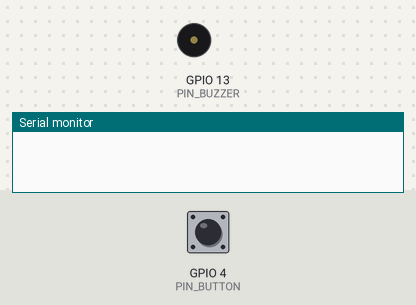
This sketch was run on a simulated ESP32. Parts: buzzer (waves = sounding), the last lines printed to the serial monitor. The test bench sets the inputs (shaded band); at power-on: GPIO 4 (PIN_BUTTON) HIGH.

Above: at 1.2 s.
1.3 s: GPIO 4 (PIN_BUTTON) pulled LOW for 0.15 s
At 1.42 s:
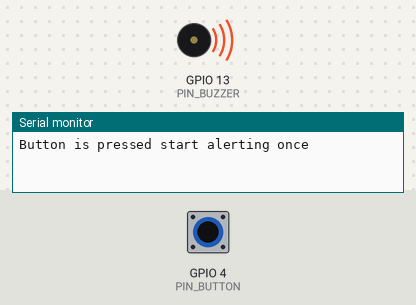
3.0 s: GPIO 4 (PIN_BUTTON) pulled LOW for 1 s
At 4.4 s:
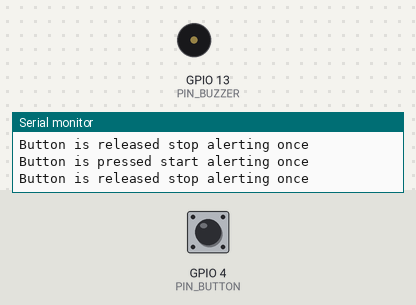
5.5 s: GPIO 4 (PIN_BUTTON) pulled LOW for 3.2 s
At 6.7 s:
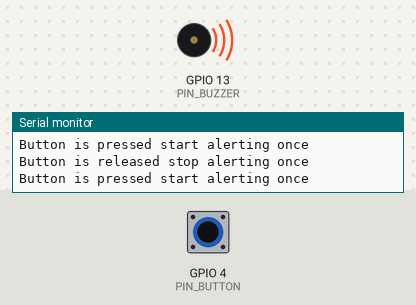
Timing chart, 0 to 10.2 s (numbered marks = the images above; inputs shaded):
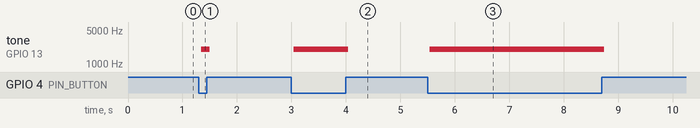

The sketch:

007-02_Buzzer_alert_on_timer_no_sinus.ino
```cpp
/**********************************************************************
* Filename    : 007-02_Buzzer_alert_on_timer_no_sinus
* Description : Using a button to make a passive buzzer to ring,
* due to some bugs with the code of ledcWriteTone, this time
* we are going to use a timer but no sinus function
* Auther      : Alternatives Solutions
* Modification: 2026/02/13
**********************************************************************/

#define PIN_BUZZER    13
#define PIN_BUTTON    4

hw_timer_t* timerId = NULL;   //timer identity

//IRAM_ATTR tells the ESP32 to keep this function in its fastest memory
// because it's going to be called very frequently.
// onTimer() is our callback function. will be called when needed.
void IRAM_ATTR onTimer() {
  static bool pinState = false;     //the magic of static
  pinState = !pinState;             //flip the state
  digitalWrite(PIN_BUZZER, pinState);
}

//we do not want to create multiple timer action
//or stop the timer multiple times
bool isAlerting = false;

// the setup function runs once when you press reset or power the board
void setup() {
  pinMode(PIN_BUTTON, INPUT);
  pinMode(PIN_BUZZER, OUTPUT);
  Serial.begin(115200);
  //initialize the timer (set the frequence and attach the callback function)
  timerId = timerBegin(1000000); //(This sets a 1MHz clock).
  //This links your "flip the pin" function to the timer)
  timerAttachInterrupt(timerId, &onTimer);
}

// the loop function runs over and over again forever
void loop() {
  if (LOW == digitalRead(PIN_BUTTON)) {
    //When button is pressed
    if (!isAlerting) {
      //Set alerting
      isAlerting = true;
      Serial.println("Button is pressed start alerting once");
      //perform next task that need to be done once

      //Now there is a difference between timer and timerAlarm
      //Create a timerAlarm and set it to 250microsec and repeat
      timerAlarm(timerId, 250, true, 0);
      //start the alarm
      timerStart(timerId);
    }
//    digitalWrite(PIN_BUZZER, HIGH);
  } else {
    //when button is not pressed
    if (isAlerting) {
      //stop the alarm once and change the state of the flag
      Serial.println("Button is released stop alerting once");
      isAlerting = false;
      //stop the alarm
      timerStop(timerId);
    }
    digitalWrite(PIN_BUZZER, LOW);
  }
}


/*
//initialize the timer in the setup
//set the clock to 1Mhz and attach the callback function to it.

#define PIN_BUZZER    13
#define PIN_BUTTON    4

hw_timer_t* timerId = NULL;   //timer identity

//IRAM_ATTR tells the ESP32 to keep this function in its fastest memory
// because it's going to be called very frequently.
// onTimer() is our callback function. will be called when needed.
void IRAM_ATTR onTimer() {
  static bool pinState = false;     //the magic of static
  pinState = !pinState;             //flip the state
  digitalWrite(PIN_BUZZER, pinState);
}

//we do not want to create multiple timer action
//or stop the timer multiple times
bool isAlerting = false;

// the setup function runs once when you press reset or power the board
void setup() {
  pinMode(PIN_BUTTON, INPUT);
  pinMode(PIN_BUZZER, OUTPUT);
  Serial.begin(115200);
  //initialize the timer (set the frequence and attach the callback function)
  timerId = timerBegin(1000000); //(This sets a 1MHz clock).
  //This links your "flip the pin" function to the timer)
  timerAttachInterrupt(timerId, &onTimer);
}

// the loop function runs over and over again forever
void loop() {
  if (LOW == digitalRead(PIN_BUTTON)) {
    //When button is pressed
    if (!isAlerting) {
      //Set alerting
      isAlerting = true;
      Serial.println("Button is pressed start alerting once");
      //perform next task that need to be done once
    }
  } else {
    //when button is not pressed
    if (isAlerting) {
      //stop the alarm once and change the state of the flag

      Serial.println("Button is released stop alerting once");
      isAlerting = false;
    }
  }
}

*/

/*
//create Timer identity or variable and the
//callback function that the timer will use
#define PIN_BUZZER    13
#define PIN_BUTTON    4

hw_timer_t* timerId = NULL;   //timer identity

//IRAM_ATTR tells the ESP32 to keep this function in its fastest memory
// because it's going to be called very frequently.
// onTimer() is our callback function. will be called when needed.
void IRAM_ATTR onTimer() {
  static bool pinState = false;     //the magic of static
  pinState = !pinState;             //flip the state
  digitalWrite(PIN_BUZZER, pinState);
}

//we do not want to create multiple timer action
//or stop the timer multiple times
bool isAlerting = false;

// the setup function runs once when you press reset or power the board
void setup() {
  pinMode(PIN_BUTTON, INPUT);
  pinMode(PIN_BUZZER, OUTPUT);
  Serial.begin(115200);
}

// the loop function runs over and over again forever
void loop() {
  if (LOW == digitalRead(PIN_BUTTON)) {
    //When button is pressed
    if (!isAlerting) {
      //Set alerting
      isAlerting = true;
      Serial.println("Button is pressed start alerting once");
      //perform next task that need to be done once
    }
  } else {
    //when button is not pressed
    if (isAlerting) {
      //stop the alarm once and change the state of the flag

      Serial.println("Button is released stop alerting once");
      isAlerting = false;
    }
  }
}


The Magic of static
When you put static in front of a variable inside a function,
 it changes how the computer treats it:

1- Initialization happens only once:
The line static bool pinState = false;
 only actually "runs" the very first time the function is called.

2- It has "Memory": When the function finishes, pinState is not destroyed.
It stays alive in the computer's memory, holding its value until the next time
 the timer calls the function.
*/


/*
#define PIN_BUZZER    13
#define PIN_BUTTON    4

//we do not want to create multiple timer action
//or stop the timer multiple times
bool isAlerting = false;
// the setup function runs once when you press reset or power the board
void setup() {
  pinMode(PIN_BUTTON, INPUT);
  pinMode(PIN_BUZZER, OUTPUT);
  Serial.begin(115200);
}

// the loop function runs over and over again forever
void loop() {
  if (LOW == digitalRead(PIN_BUTTON)) {
    //When button is pressed
    if (!isAlerting) {
      //Set alerting
      isAlerting = true;
      Serial.println("Button is pressed start alerting once");
      //perform next task that need to be done once
    }
  } else {
    //when button is not pressed
    if (isAlerting) {
      //stop the alarm once and change the state of the flag

      Serial.println("Button is released stop alerting once");
      isAlerting = false;
    }
  }
}

Why your suggestion is great:
Preventing "Machine Gun" Execution:
By using if (!isAlerting), you ensure that the code inside only runs once
at the moment the button is first pressed.
Without this, the ESP32 would try to "start" the alarm thousands of times
 per second as long as your finger is on the button.

Clean Shutdown: Your else block correctly checks if (isAlerting)
so it only runs the "stop" code once when you let go.

*/


/*
//here the goal is just to check if the button is pressed or released.
#define PIN_BUZZER    13
#define PIN_BUTTON    4

// the setup function runs once when you press reset or power the board
void setup() {
  pinMode(PIN_BUTTON, INPUT);
  pinMode(PIN_BUZZER, OUTPUT);
  Serial.begin(115200);
}

// the loop function runs over and over again forever
void loop() {
  if (LOW == digitalRead(PIN_BUTTON)) {
    //When button is pressed

  } else {
    //when button is not pressed

  }
}
*/
```

Measured:
- after the input at 1.3 s, tone on GPIO 13 (PIN_BUZZER): silent → 2000 Hz at once, → silent 0.16 s later
- after the input at 3.0 s, tone on GPIO 13 (PIN_BUZZER): silent → 2000 Hz at once, → silent 1.0 s later
- after the input at 5.5 s, tone on GPIO 13 (PIN_BUZZER): silent → 2000 Hz at once, → silent 3.2 s later
